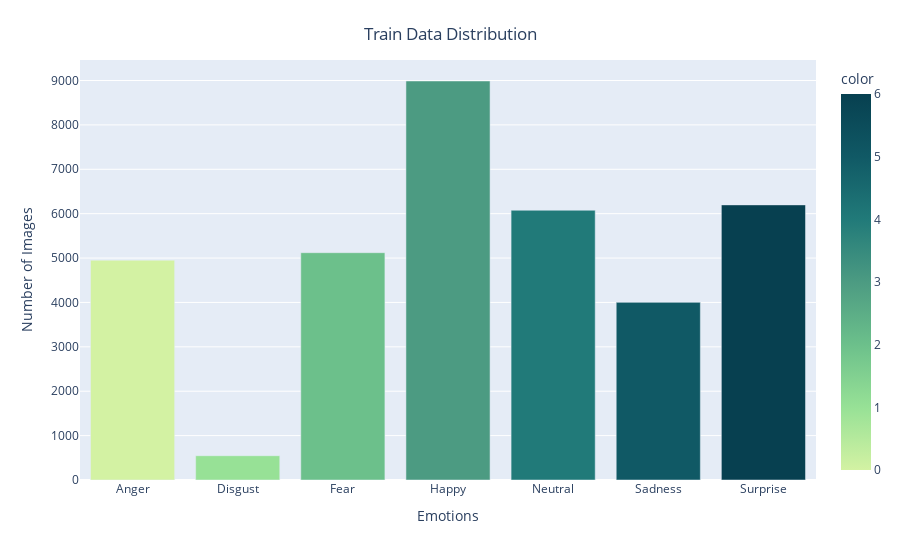

Notebook source saved alongside this figure:
### Code cell
fig = px.bar(
    x = CLASSES_LIST,
    y = [list(data['emotion']).count(i) for i in np.unique(data['emotion'])],
    color = np.unique(data['emotion']),
    color_continuous_scale="Emrld"
)
fig.update_xaxes(title="Emotions")
fig.update_yaxes(title = "Number of Images")
fig.update_layout(showlegend = True,
    title = {
        'text': 'Train Data Distribution ',
        'y':0.95,
        'x':0.5,
        'xanchor': 'center',
        'yanchor': 'top'
    })
fig.write_image("../results/visualizations/data_distribution.png", width=3.5*300, height=2*300, scale=4) 
fig.show()

### Figure 1 — Plotly figure (JSON) as saved in the notebook; plotly's stock layout.template omitted (floating-point values rounded to 4 significant figures)
{"data": [{"hovertemplate": "x=%{x}<br>y=%{y}<br>color=%{marker.color}<extra></extra>", "legendgroup": "", "marker": {"color": [0, 1, 2, 3, 4, 5, 6], "coloraxis": "coloraxis", "pattern": {"shape": ""}}, "name": "", "orientation": "v", "showlegend": false, "textposition": "auto", "type": "bar", "x": ["Anger", "Disgust", "Fear", "Happy", "Neutral", "Sadness", "Surprise"], "xaxis": "x", "y": [4953, 547, 5121, 8989, 6077, 4002, 6198], "yaxis": "y"}], "layout": {"barmode": "relative", "coloraxis": {"colorbar": {"title": {"text": "color"}}, "colorscale": [[0, "rgb(211, 242, 163)"], [0.1667, "rgb(151, 225, 150)"], [0.3333, "rgb(108, 192, 139)"], [0.5, "rgb(76, 155, 130)"], [0.6667, "rgb(33, 122, 121)"], [0.8333, "rgb(16, 89, 101)"], [1, "rgb(7, 64, 80)"]]}, "legend": {"tracegroupgap": 0}, "margin": {"t": 60}, "showlegend": true, "title": {"text": "Train Data Distribution ", "x": 0.5, "xanchor": "center", "y": 0.95, "yanchor": "top"}, "xaxis": {"anchor": "y", "domain": [0, 1], "title": {"text": "Emotions"}}, "yaxis": {"anchor": "x", "domain": [0, 1], "title": {"text": "Number of Images"}}}}
